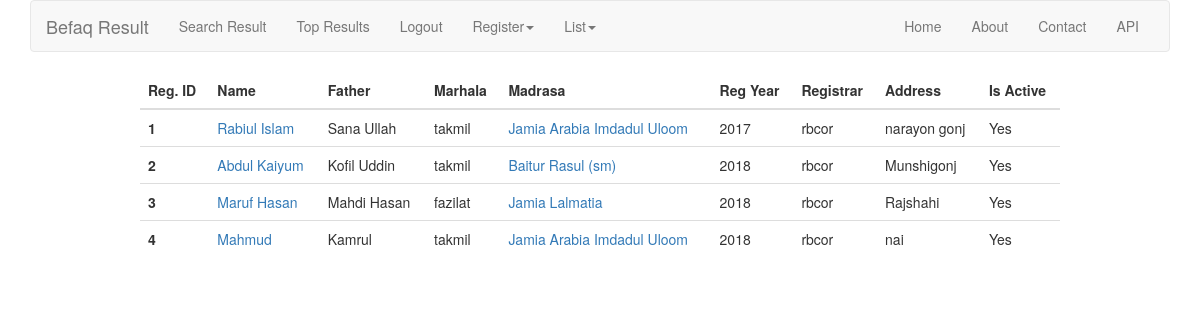
The app's page /student/list (signed in), older data.
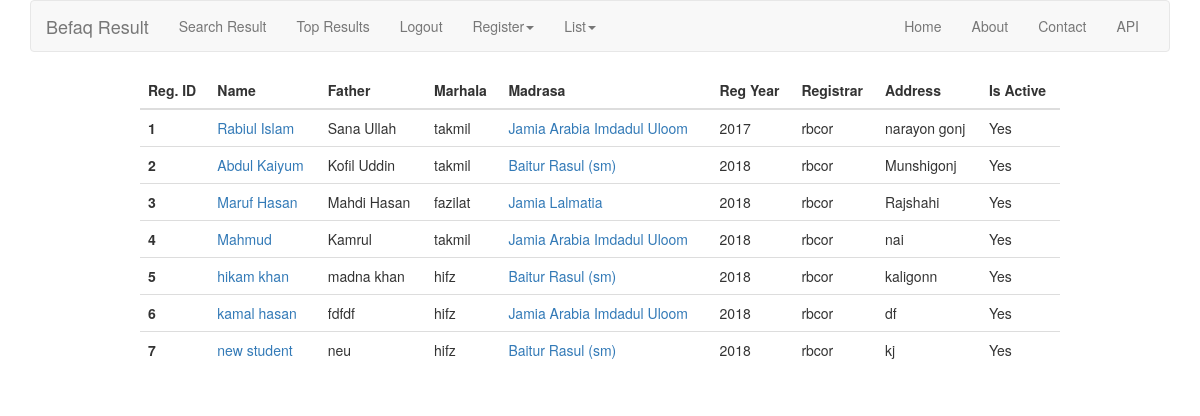
The same page, newer data.
### student/models.py (models this page shows, shortened)
class Student(models.Model):
    name          = models.CharField(max_length=100)
    father        = models.CharField(max_length=100)
    address       = models.CharField(max_length=255,
                                     null=True,
                                     blank=True,
                                     help_text='permanent address of student')
    madrasa       = models.ForeignKey(Madrasa, on_delete=models.CASCADE, related_name='students')
    markaz        = models.CharField(max_length=127,
                                     blank=True,
                                     help_text="If the student's madrasa is the markaz then leave it blank'"
                                               " otherwise enter the markaz name")
    marhala       = models.CharField(max_length=10,
                                     choices=MARHALA)
    reg_year      = models.CharField(max_length=4,
                                     choices=REGISTRATION_YEARS,
                                     default='2018')
    registrar     = models.ForeignKey('auth.User', default=1)
    registered_at = models.DateTimeField(auto_now_add=True)
    updated_at    = models.DateTimeField(auto_now=True)
    is_active    = models.BooleanField(default=True)
    objects       = StudentManager()

### madrasa/models.py (models this page shows, shortened)
class Madrasa(models.Model):
    name      = models.CharField(max_length=127, unique=True)
    address   = models.CharField(max_length=255, blank=True)
    is_markaz = models.BooleanField(default=False)
    def __str__(self):
        return self.name

### student/views.py (the view)
# urls.py: url(r'list', StudentList.as_view(), name='student_list'),
class StudentList(LoginRequiredMixin, ListView):
    model = Student
    template_name = 'student/student_list.html'

### student/templates/student/student_list.html
{% extends 'base.html' %}
{% block content %}
    <div class="col-md-10 col-md-offset-1">
        <div class="table-responsive">
            <table class="table table-hover table-white">
                <thead>
                <tr>
                    <th scope="col">Reg. ID</th>
                    <th scope="col">Name</th>
                    <th scope="col">Father</th>
                    <th scope="col">Marhala</th>
                    <th scope="col">Madrasa</th>
                    <th scope="col">Reg Year</th>
                    <th scope="col">Registrar</th>
                    <th scope="col">Address</th>
                    <th scope="col">Is Active</th>
                </tr>
                </thead>
                <tbody>
                {% for student in student_list %}
                    <tr>
                        <th scope="row">{{ student.id }}</th>
                        <td><a href="{% url 'student:student_detail' pk=student.pk %}">
                            {{ student.name }}
                        </a></td>
                        <td>{{ student.father }}</td>
                        <td>{{ student.marhala }}</td>
                        <td>
                            <a href="{% url 'madrasa:madrasa_detail' pk=student.madrasa.pk %}">{{ student.madrasa }}</a>
                        </td>
                        <td>{{ student.reg_year }}</td>
                        <td>{{ student.registrar }}</td>
                        <td>{{ student.address }}</td>
                        <td>
                            {% if student.is_active %}
                                Yes
                            {% else %}
                                No
                            {% endif %}
                        </td>
                    </tr>
                {% empty %}
                    <p>No Student Registered yet.</p>
                {% endfor %}
            </table>
        </div>
    </div>
{% endblock %}

Row changes from the older to the newer data that the page shows:
added Student: id "5", name "hikam khan", father "madna khan", marhala "hifz", madrasa "Baitur Rasul (sm)", reg_year "2018", registrar "rbcor", address "kaligonn", is_active "Yes"
added Student: id "6", name "kamal hasan", father "fdfdf", marhala "hifz", madrasa "Jamia Arabia Imdadul Uloom", reg_year "2018", registrar "rbcor", address "df", is_active "Yes"
added Student: id "7", name "new student", father "neu", marhala "hifz", madrasa "Baitur Rasul (sm)", reg_year "2018", registrar "rbcor", address "kj", is_active "Yes"
